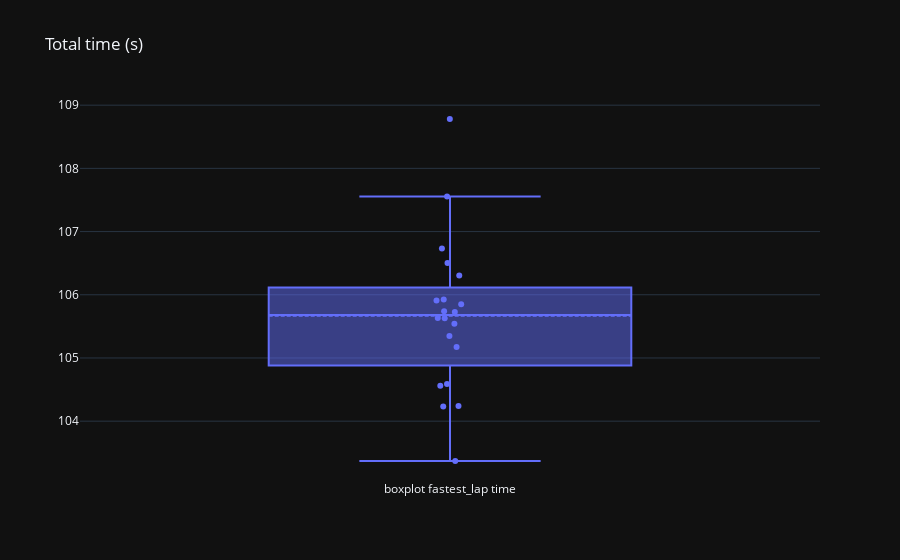

This figure's notebook cell:
### Code cell
fig = go.Figure(layout=go.Layout(title="Total time (s)", template="plotly_dark"))
fig.add_trace(go.Box(y=last_gp["best_lap"], name="boxplot fastest_lap time", boxpoints="all", jitter=0.1, pointpos=0, boxmean=True, text=last_gp["pilot"]))

### Figure 1 — Plotly figure (JSON) as saved in the notebook; plotly's stock layout.template omitted (floating-point values rounded to 4 significant figures)
{"data": [{"boxmean": true, "boxpoints": "all", "jitter": 0.1, "name": "boxplot fastest_lap time", "pointpos": 0, "text": ["per", "ver", "lec", "alo", "sai", "ham", "str", "rus", "nor", "tsu", "pia", "alb", "mag", "gas", "oco", "sar", "hul", "bot", "zho", "dev"], "type": "box", "y": [104.6, 104.2, 104.6, 104.2, 105.2, 105.3, 105.6, 103.4, 105.7, 105.7, 105.6, 105.9, 105.8, 105.5, 105.9, 106.5, 106.7, 106.3, 107.6, 108.8]}], "layout": {"title": {"text": "Total time (s)"}}}
